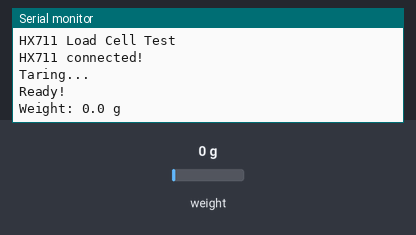
The sketch below on a simulated Arduino Uno, built with avr-gcc and run on an emulated ATmega328P. Parts: the last lines printed to the serial monitor. The test bench sets the inputs (shaded band); at power-on: weight on the scale 0 g.

Above: at 3.7 s.
3.8 s: weight on the scale set to 100 g
At 5.2 s:
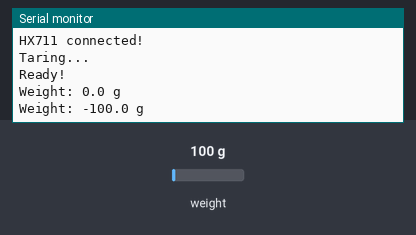
5.4 s: weight on the scale set to 1250 g
At 6.2 s:
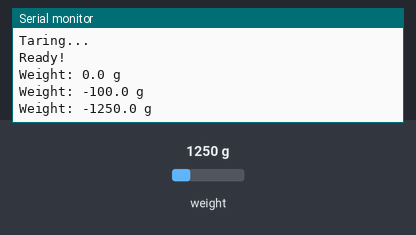
Timing chart, 0 to 8.4 s (numbered marks = the images above; inputs shaded):
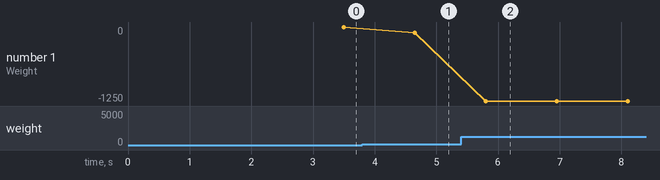

Measured:
- after the input at 3.8 s, the serial monitor: prints a new line after 0.85 s (image 1)
- after the input at 5.4 s, the serial monitor: prints a new line after 0.40 s (image 2)
- plotted number 1: 0 → -100 after the input at 3.8 s, -100 → -1250 after the input at 5.4 s

The sketch:

loadcell_test.ino
```cpp
#include "HX711.h"

#define HX711_DT 5
#define HX711_SCK 4

HX711 scale;

void setup() {
    Serial.begin(115200);
    delay(1000);

    Serial.println("HX711 Load Cell Test");

    scale.begin(HX711_DT, HX711_SCK);

    delay(500);

    if (scale.is_ready()) {
        Serial.println("HX711 connected!");

        scale.set_scale(-1047.4);

        Serial.println("Taring...");
        scale.tare();

        Serial.println("Ready!");
    } else {
        Serial.println("HX711 not found!");
    }
}

void loop() {
    if (scale.is_ready()) {

        float weight = scale.get_units(10);
        weight = weight * -1;

        Serial.print("Weight: ");
        Serial.print(weight, 1);
        Serial.println(" g");

    } else {
        Serial.println("HX711 not ready...");
    }

    delay(150);
}
```
